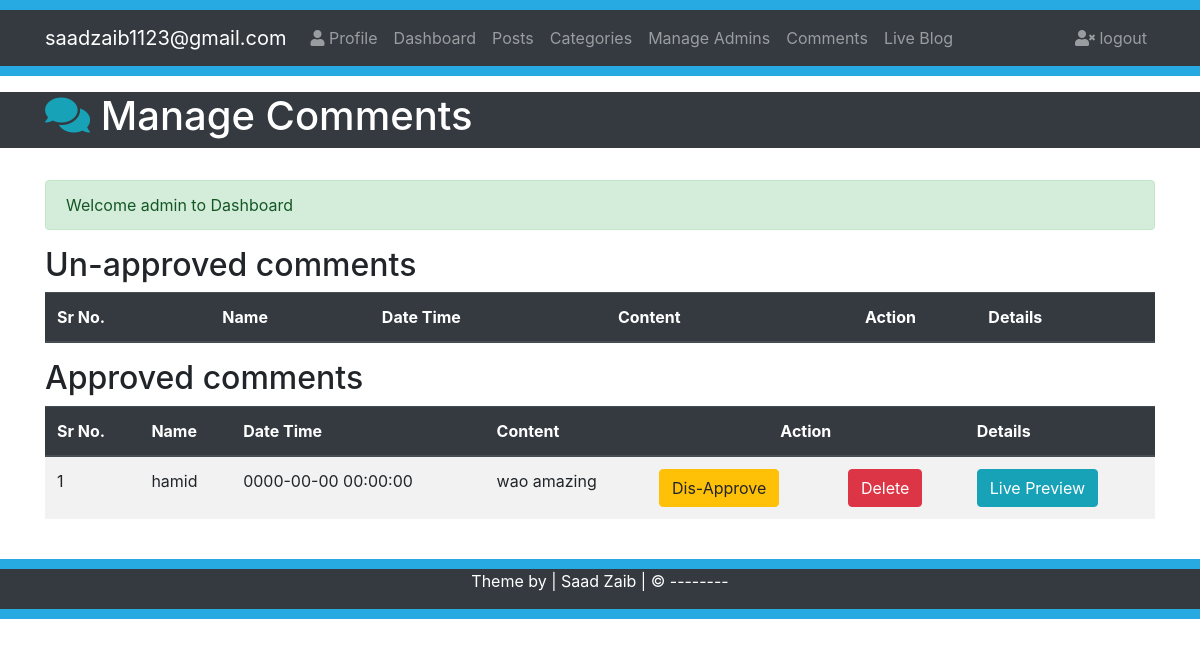
Screenshot of /Comments.php (signed in) with the database file from the repository.
### tables this page shows
CREATE TABLE `comments` (
  `id` int(10) NOT NULL,
  `name` varchar(40) NOT NULL,
  `email` varchar(40) NOT NULL,
  `comment` text NOT NULL,
  `datetime` datetime NOT NULL,
  `approvedby` varchar(40) NOT NULL,
  `status` varchar(40) NOT NULL,
  `post_id` int(11) NOT NULL
);

### Comments.php (the view, shortened to what this page needs)
<?php
require_once "includes/Functions.php";
require_once "includes/Sessions.php";
?>
<!DOCTYPE html>
<html lang="en">
<head>
    <link rel="stylesheet" href="https://pro.fontawesome.com/releases/v5.10.0/css/all.css"/>
    <link rel="stylesheet" href="https://cdn.jsdelivr.net/npm/bootstrap@4.6.0/dist/css/bootstrap.min.css">
    <link rel="stylesheet" type="text/css" href="css/styles.css">
</head>
<body>
    <div style="height: 10px;background-color: #27aae1;"></div>
    <nav class="navbar navbar-expand-lg bg-dark navbar-dark">
        <div class="container">
            <a href="#" class="navbar-brand">saadzaib1123@gmail.com</a>
            <div class="collapse navbar-collapse" id="navbarcollapsecms">
                <ul class="navbar-nav mr-auto">
                    <li class="nav-item">
                        <a href="MyProfile.php" class="nav-link"><i class="fas fa-user"></i> Profile</a>
                    </li>
                    <li class="nav-item">
                        <a href="Dashboard.php" class="nav-link">Dashboard</a>
                    </li>
                    <li class="nav-item">
                        <a href="Posts.php" class="nav-link">Posts</a>
                    </li>
                    <li class="nav-item">
                        <a href="Categories.php" class="nav-link">Categories</a>
                    </li>
                    <li class="nav-item">
                        <a href="Admins.php" class="nav-link">Manage Admins</a>
                    </li>
                    <li class="nav-item">
                        <a href="Comments.php" class="nav-link">Comments</a>
                    </li>
                    <li class="nav-item">
                        <a href="Blog.php?page=1" class="nav-link">Live Blog</a>
                    </li>
                </ul>
                <ul class="navbar-nav ml-auto">
                    <li class="nav-item">
                        <a href="Logout.php" class="nav-link"><i class="fas fa-user-times"></i> logout</a>
                    </li>
                </ul>
            </div>
        </div>
    </nav>
    <div style="height: 10px;background-color: #27aae1;"></div>
    <header class="bg-dark text-white my-3">
        <div class="container">
            <div class="row">
                <div class="col-md-12">
                    <h1><i class="fas fa-comments text-info"></i> Manage Comments</h1>
                </div>
            </div>
        </div>
    </header>
    <section class="container py-3 mb-2">
        <div class="row">
            <div class="col-md-12">
                <?php
                    echo SuccessMessage();
                ?>
                <h2>Un-approved comments</h2>
                <table class="table table-striped">
                    <thead class="thead-dark">
                        <tr>
                            <th>Sr No.</th>
                            <th>Name</th>
                            <th>Date Time</th>
                            <th>Content</th>
                            <th colspan="2" class="text-center">Action</th>
                            <th>Details</th>
                        </tr>
                    </thead>
                </table>
                <h2>Approved comments</h2>
                <table class="table table-striped">
                    <thead class="thead-dark">
                        <tr>
                            <th>Sr No.</th>
                            <th>Name</th>
                            <th>Date Time</th>
                            <th>Content</th>
                            <th colspan="2" class="text-center">Action</th>
                            <th>Details</th>
                        </tr>
                    </thead>
                    <tbody>
                        <?php
                            $sql = "SELECT * FROM comments WHERE status = 'on' ORDER BY id desc";
                            $execute = $conn->query($sql);
                            $sr_no = 0;
                            while($dataRows = $execute->fetch())
                            {
                            $sr_no++;
                        ?>
                        <tr>
                            <td><?php echo $sr_no; ?></td>
                            <td><?php  echo htmlentities($dataRows['name']);  ?></td>
                            <td><?php  echo htmlentities($dataRows['datetime']);  ?></td>
                            <td><?php  echo htmlentities($dataRows['comment']);  ?></td>
                            <td><a href="DisApproveComments.php?id=<?php echo $dataRows['id']; ?>" class="btn btn-warning">Dis-Approve</a></td>
                            <td><a href="DeleteComments.php?id=<?php echo $dataRows['id']; ?>" class="btn btn-danger">Delete</a></td>
                            <td><a href="FullPost.php?id=<?php echo $dataRows['post_id']; ?>" class="btn btn-info">Live Preview</a></td>
                        </tr>
                        <?php
                            }
                        ?>
                    </tbody>
                </table>
            </div>
        </div>
    </section>
    <div style="height: 10px;background-color: #27aae1;"></div>
    <footer class="bg-dark text-white">
        <div class="container">
            <div class="row">
                <div class="col">
                    <p class="text-center">Theme by | Saad Zaib | &copy; --------</p>
                </div>
            </div>
        </div>
    </footer>
    <div style="height: 10px;background-color: #27aae1;"></div>
</body>
</html>

### rows the page displays
comments: name "hamid", datetime "0000-00-00 00:00:00", comment "wao amazing"

### other values shown
SuccessMessage() "Welcome admin to Dashboard"
